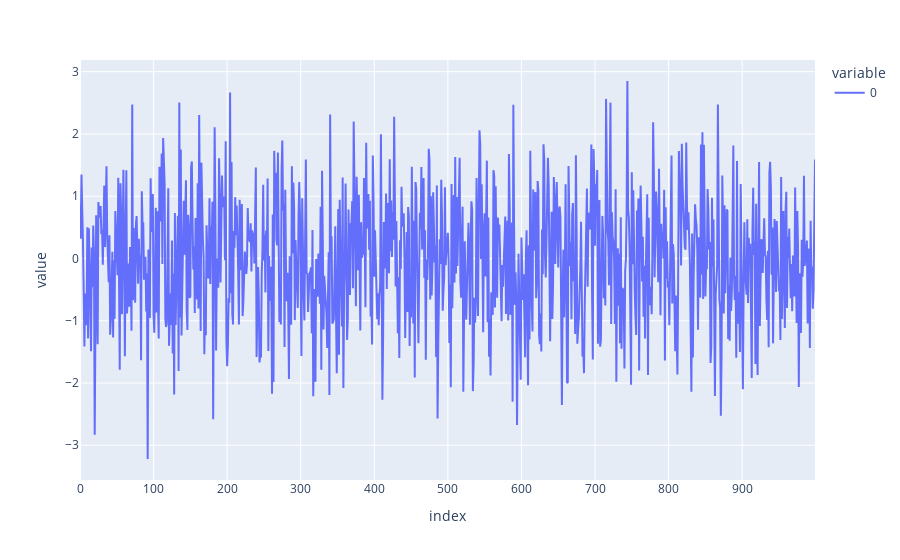

This figure's notebook cell:
### Code cell
px.line(ruido_blanco)

### Figure 1 — Plotly figure (JSON) as saved in the notebook; plotly's stock layout.template omitted (floating-point values rounded to 4 significant figures; data arrays with more than 128 entries replaced by an {"elided": "..."} marker saying what was removed)
{"data": [{"hovertemplate": "variable=0<br>index=%{x}<br>value=%{y}<extra></extra>", "legendgroup": "0", "line": {"color": "#636efa", "dash": "solid"}, "mode": "lines", "name": "0", "orientation": "v", "showlegend": true, "type": "scatter", "x": {"elided": "1000 int values"}, "xaxis": "x", "y": {"elided": "1000 float values"}, "yaxis": "y"}], "layout": {"legend": {"title": {"text": "variable"}, "tracegroupgap": 0}, "margin": {"t": 60}, "xaxis": {"anchor": "y", "domain": [0, 1], "title": {"text": "index"}}, "yaxis": {"anchor": "x", "domain": [0, 1], "title": {"text": "value"}}}}
